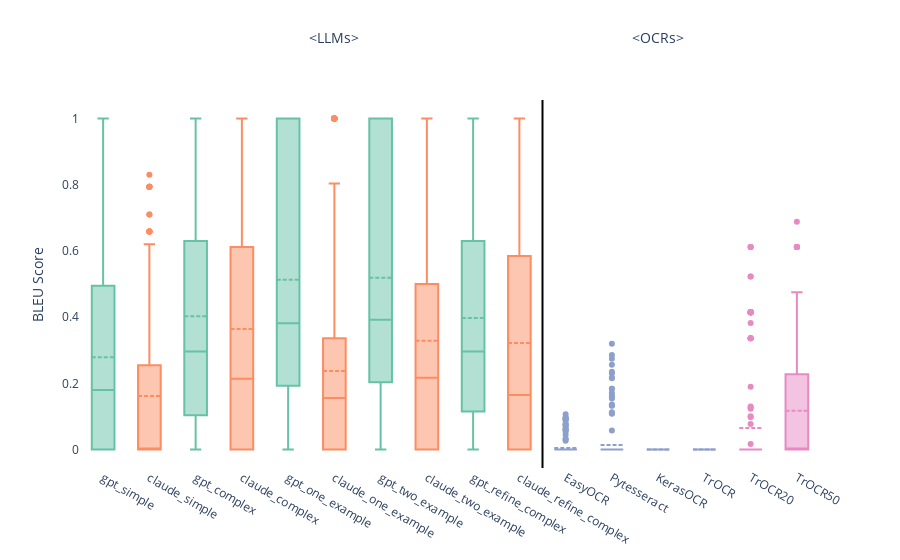

The notebook cell saved with this chart:
### Code cell
data = bleu_n3
score = 'bleu'
llm_order = ['gpt_simple', 'claude_simple', 'gpt_complex', 'claude_complex',
             'gpt_one_example', 'claude_one_example', 'gpt_two_example', 'claude_two_example', 
            #  'gpt_one_text_example', 'claude_one_text_example', 'gpt_two_text_example', 'claude_two_text_example', 
            #  'gpt_refine', 'claude_refine', 
             'gpt_refine_complex', 'claude_refine_complex']
ocr_order = ['EasyOCR', 'Pytesseract', 'KerasOCR', 'TrOCR'] 
ocr_ft_order = ['TrOCR20', 'TrOCR50']


gpt_color = px.colors.qualitative.Set2[0]
claude_color = px.colors.qualitative.Set2[1]
ocr_color = px.colors.qualitative.Set2[2]
ocr_ft_color = px.colors.qualitative.Set2[3]


fig = go.Figure()

for model in llm_order:
    if 'gpt' in model:
        fig.add_trace(go.Box(
            x=data[data['model'] == model]['model'], 
            y=data[data['model'] == model][score],
            name=model,
            boxmean=True,
            marker=dict(color=gpt_color) 
        ))
    else:
        fig.add_trace(go.Box(
            x=data[data['model'] == model]['model'], 
            y=data[data['model'] == model][score],
            name=model,
            boxmean=True,
            marker=dict(color=claude_color) 
        ))
# Add traces for OCR models with a different color
for model in ocr_order:
    fig.add_trace(go.Box(
        x=data[data['model'] == model]['model'], 
        y=data[data['model'] == model][score],
        name=model,
        boxmean=True,
        marker=dict(color=ocr_color)  # Assign OCR color
    ))

# Add traces for OCR fine-tuned models with another color
for model in ocr_ft_order:
    fig.add_trace(go.Box(
        x=data[data['model'] == model]['model'], 
        y=data[data['model'] == model][score],
        name=model,
        boxmean=True,
        marker=dict(color=ocr_ft_color)  # Assign OCR fine-tuned color
    ))

# Get the start and midpoint of each group
ocr_start_index = len(llm_order)  # The first position of ocr_order
ocr_ft_start_index = ocr_start_index + len(ocr_order)  # Start of ocr_ft_order
llm_midpoint = ocr_start_index / 2  # Midpoint of LLM models for placing the text
ocr_midpoint = ocr_start_index + (len(ocr_order) / 2)  # Midpoint of OCR models for placing the text

# Update the layout with custom category ordering, vertical line, and annotations
fig.update_layout(
    # title='BLEU Scores (N=3)',
    # xaxis_title='Model',
    yaxis_title='BLEU Score',
    # margin=dict(l=10, r=10, t=10, b=10),
    plot_bgcolor='rgba(0,0,0,0)',
    # paper_bgcolor='rgba(0,0,0,0)',
    xaxis=dict(
        categoryorder='array',  # Set ordering to be custom
        categoryarray=llm_order + ocr_order + ocr_ft_order # Concatenate the model orders
    ),
    # yaxis = dict(range=[-0.5, 2]),
    showlegend=False,
    # legend=dict(
    #             orientation="h",
    #             entrywidth=70,
    #             yanchor="bottom",
    #             y=1.02,
    #             xanchor="right",
    #             x=1),
    shapes=[
        # Add a vertical line between LLM and OCR models
        dict(
            type="line",
            x0=ocr_start_index - 0.5,  # Place the line between the two groups
            x1=ocr_start_index - 0.5,
            y0=0,
            y1=1,
            xref="x",
            yref="paper",  # Stretch the line across the plot's full height
            line=dict(color="black", width=2)
        )
    ],
    annotations=[
        # Add annotation for LLMs above LLM models
        dict(
            x=llm_midpoint,  # Midpoint of LLM models
            y=1.2,  # Position above the plot
            xref='x',
            yref='paper',
            text='<LLMs>',
            showarrow=False,
            font=dict(size=14)
        ),
        # Add annotation for OCRs above OCR models
        dict(
            x=ocr_midpoint,  # Midpoint of OCR models
            y=1.2,  # Position above the plot
            xref='x',
            yref='paper',
            text='<OCRs>',
            showarrow=False,
            font=dict(size=14)
        )
    ]
)
# fig.update_xaxes(rangeselector_font_size=10)

fig.show()

### Figure 1 — Plotly figure (JSON) as saved in the notebook; plotly's stock layout.template omitted (floating-point values rounded to 4 significant figures; data arrays with more than 128 entries replaced by an {"elided": "..."} marker saying what was removed)
{"data": [{"boxmean": true, "marker": {"color": "rgb(102,194,165)"}, "name": "gpt_simple", "type": "box", "x": {"elided": "283 str values"}, "y": {"elided": "283 float values"}}, {"boxmean": true, "marker": {"color": "rgb(252,141,98)"}, "name": "claude_simple", "type": "box", "x": {"elided": "283 str values"}, "y": {"elided": "283 float values"}}, {"boxmean": true, "marker": {"color": "rgb(102,194,165)"}, "name": "gpt_complex", "type": "box", "x": {"elided": "283 str values"}, "y": {"elided": "283 float values"}}, {"boxmean": true, "marker": {"color": "rgb(252,141,98)"}, "name": "claude_complex", "type": "box", "x": {"elided": "283 str values"}, "y": {"elided": "283 float values"}}, {"boxmean": true, "marker": {"color": "rgb(102,194,165)"}, "name": "gpt_one_example", "type": "box", "x": {"elided": "282 str values"}, "y": {"elided": "282 float values"}}, {"boxmean": true, "marker": {"color": "rgb(252,141,98)"}, "name": "claude_one_example", "type": "box", "x": {"elided": "282 str values"}, "y": {"elided": "282 float values"}}, {"boxmean": true, "marker": {"color": "rgb(102,194,165)"}, "name": "gpt_two_example", "type": "box", "x": {"elided": "281 str values"}, "y": {"elided": "281 float values"}}, {"boxmean": true, "marker": {"color": "rgb(252,141,98)"}, "name": "claude_two_example", "type": "box", "x": {"elided": "281 str values"}, "y": {"elided": "281 float values"}}, {"boxmean": true, "marker": {"color": "rgb(102,194,165)"}, "name": "gpt_refine_complex", "type": "box", "x": {"elided": "283 str values"}, "y": {"elided": "283 float values"}}, {"boxmean": true, "marker": {"color": "rgb(252,141,98)"}, "name": "claude_refine_complex", "type": "box", "x": {"elided": "283 str values"}, "y": {"elided": "283 float values"}}, {"boxmean": true, "marker": {"color": "rgb(141,160,203)"}, "name": "EasyOCR", "type": "box", "x": {"elided": "283 str values"}, "y": {"elided": "283 float values"}}, {"boxmean": true, "marker": {"color": "rgb(141,160,203)"}, "name": "Pytesseract", "type": "box", "x": {"elided": "283 str values"}, "y": {"elided": "283 float values"}}, {"boxmean": true, "marker": {"color": "rgb(141,160,203)"}, "name": "KerasOCR", "type": "box", "x": {"elided": "283 str values"}, "y": {"elided": "283 int values"}}, {"boxmean": true, "marker": {"color": "rgb(141,160,203)"}, "name": "TrOCR", "type": "box", "x": {"elided": "283 str values"}, "y": {"elided": "283 int values"}}, {"boxmean": true, "marker": {"color": "rgb(231,138,195)"}, "name": "TrOCR20", "type": "box", "x": {"elided": "210 str values"}, "y": {"elided": "210 float values"}}, {"boxmean": true, "marker": {"color": "rgb(231,138,195)"}, "name": "TrOCR50", "type": "box", "x": {"elided": "131 str values"}, "y": {"elided": "131 float values"}}], "layout": {"annotations": [{"font": {"size": 14}, "showarrow": false, "text": "<LLMs>", "x": 5, "xref": "x", "y": 1.2, "yref": "paper"}, {"font": {"size": 14}, "showarrow": false, "text": "<OCRs>", "x": 12, "xref": "x", "y": 1.2, "yref": "paper"}], "plot_bgcolor": "rgba(0,0,0,0)", "shapes": [{"line": {"color": "black", "width": 2}, "type": "line", "x0": 9.5, "x1": 9.5, "xref": "x", "y0": 0, "y1": 1, "yref": "paper"}], "showlegend": false, "xaxis": {"categoryarray": ["gpt_simple", "claude_simple", "gpt_complex", "claude_complex", "gpt_one_example", "claude_one_example", "gpt_two_example", "claude_two_example", "gpt_refine_complex", "claude_refine_complex", "EasyOCR", "Pytesseract", "KerasOCR", "TrOCR", "TrOCR20", "TrOCR50"], "categoryorder": "array"}, "yaxis": {"title": {"text": "BLEU Score"}}}}
